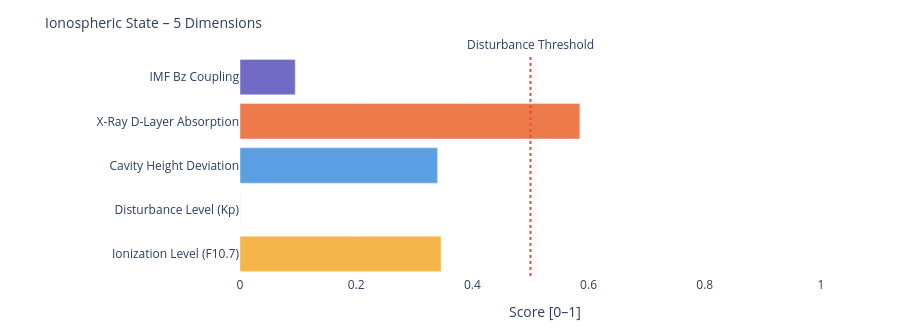

The code cell stored with this chart in its notebook:
### Markdown cell above
---
### 📐 Systemic Insight: Geometric Cavity vs. Real Schumann Resonance

**Relevant for:** Layer 6 = delta analysis &nbsp;|&nbsp; Layer 7 = feature vector / system interpretation

A cavity height change from 80 km to 70 km shifts the **idealized geometric frequencies** only minimally:

| Modus | Aktuell | Referenz | Δ |
|-------|---------|----------|---|
| SR-1 | 10.4762 Hz | 10.4599 Hz | +16 mHz |
| SR-2 | 18.1452 Hz | 18.1171 Hz | +28 mHz |
| SR-3 | 25.6612 Hz | 25.6215 Hz | +40 mHz |
| SR-4 | 33.1285 Hz | 33.0772 Hz | +51 mHz |

The geometric effect is limited because 10 km is very small compared to Earth's radius (~6371 km).

**Consequence:** Real Schumann deviations are likely driven more strongly by **conductivity, damping, day/night structure, lightning distribution and source geometry** than by pure cavity height.

---

**Layer 6 compares:**
```
geometric Δ from Layer 4  vs.  observed Δ from real Schumann measurement data
```

**Layer 7 Feature:**
```
If real Δ >> geometric Δ  →  non-geometric factors dominant
```

### Code cell
# ============================================================
# IONOSPHERIC STATE – Summary gauge
# Five dimensions: ionization, disturbance, cavity height, X-Ray, Bz coupling
# ============================================================

def norm(v, lo, hi):
    if v is None: return None
    return round(max(0.0, min(1.0, (v - lo) / (hi - lo))), 3)

# Ionization level (F10.7 → F2-Layer)
ioniz = norm(f107_val, 60, 250)

# Disturbance level (Kp → E/F-Layer irregularities)
disturb = norm(kp_val, 0, 9)

# Cavity height deviation from reference (80 km)
h_dev = norm(abs(h_eff - 80), 0, 20)

# X-Ray ionization (D-Layer absorption)
xray_ioniz = None
if xray_now is not None:
    xray_ioniz = norm(math.log10(max(xray_now, 1e-9)) + 9, 0, 5)

# Bz coupling (southward Bz → stronger magnetosphere-ionosphere coupling)
bz_coupling = norm(-(bz_now or 0), -5, 30) if bz_now is not None else None

dims = [
    ('Ionization Level (F10.7)',    ioniz,      '#F2A623'),
    ('Disturbance Level (Kp)',      disturb,    '#7F77DD'),
    ('Cavity Height Deviation',     h_dev,      '#378ADD'),
    ('X-Ray D-Layer Absorption',    xray_ioniz, '#E85D24'),
    ('IMF Bz Coupling',             bz_coupling,'#534AB7'),
]

fig = go.Figure()
for name, val, col in dims:
    if val is not None:
        h = int(val * 20)
        bar = '█' * h + '░' * (20 - h)
        label = f'{name}:  {bar}  {val:.3f}'
    else:
        label = f'{name}:  {"─" * 20}  n/a'
    fig.add_trace(go.Bar(
        x=[val if val is not None else 0],
        y=[name],
        orientation='h',
        marker_color=col, opacity=0.82,
        showlegend=False
    ))

fig.add_vline(x=0.5, line_dash='dot', line_color='#e74c3c',
              annotation_text='Disturbance Threshold', annotation_position='top')
fig.update_layout(
    title=dict(text='Ionospheric State – 5 Dimensions', font=dict(size=14)),
    xaxis=dict(title='Score [0–1]', range=[0, 1.05]),
    height=330, plot_bgcolor='rgba(0,0,0,0)', paper_bgcolor='rgba(0,0,0,0)',
    margin=dict(l=240, r=50, t=55, b=40)
)
fig.show()

print(f'\nIonospheric state:')
for name, val, _ in dims:
    print(f'  {name:<35} {val:.3f}' if val is not None else f'  {name:<35} n/a')

### Figure 1 — Plotly figure (JSON) as saved in the notebook; plotly's stock layout.template omitted (floating-point values rounded to 4 significant figures)
{"data": [{"marker": {"color": "#F2A623"}, "opacity": 0.82, "orientation": "h", "showlegend": false, "type": "bar", "x": [0.346], "y": ["Ionization Level (F10.7)"]}, {"marker": {"color": "#7F77DD"}, "opacity": 0.82, "orientation": "h", "showlegend": false, "type": "bar", "x": [0.0], "y": ["Disturbance Level (Kp)"]}, {"marker": {"color": "#378ADD"}, "opacity": 0.82, "orientation": "h", "showlegend": false, "type": "bar", "x": [0.34], "y": ["Cavity Height Deviation"]}, {"marker": {"color": "#E85D24"}, "opacity": 0.82, "orientation": "h", "showlegend": false, "type": "bar", "x": [0.585], "y": ["X-Ray D-Layer Absorption"]}, {"marker": {"color": "#534AB7"}, "opacity": 0.82, "orientation": "h", "showlegend": false, "type": "bar", "x": [0.095], "y": ["IMF Bz Coupling"]}], "layout": {"annotations": [{"showarrow": false, "text": "Disturbance Threshold", "x": 0.5, "xanchor": "center", "xref": "x", "y": 1, "yanchor": "bottom", "yref": "y domain"}], "height": 330, "margin": {"b": 40, "l": 240, "r": 50, "t": 55}, "paper_bgcolor": "rgba(0,0,0,0)", "plot_bgcolor": "rgba(0,0,0,0)", "shapes": [{"line": {"color": "#e74c3c", "dash": "dot"}, "type": "line", "x0": 0.5, "x1": 0.5, "xref": "x", "y0": 0, "y1": 1, "yref": "y domain"}], "title": {"font": {"size": 14}, "text": "Ionospheric State – 5 Dimensions"}, "xaxis": {"range": [0, 1.05], "title": {"text": "Score [0–1]"}}}}
